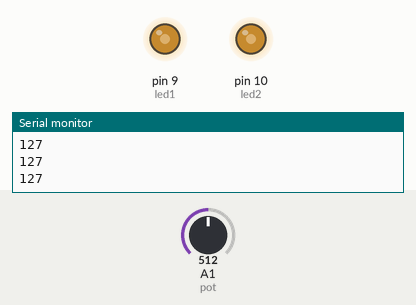
Simulated run of this sketch. Board: Arduino Uno, built with avr-gcc and run on an emulated ATmega328P. Shown: output pins drawn as LEDs (lit = HIGH), the last lines printed to the serial monitor. The test bench sets the inputs (shaded band); at power-on: A1 (pot) = 512.

Above: at 1.2 s.
1.3 s: A1 (pot) set to 716
At 1.9 s:
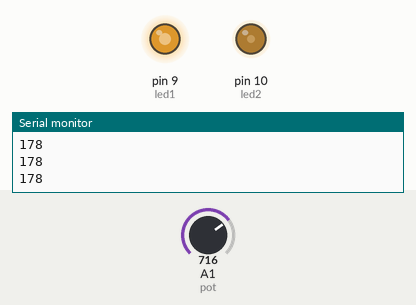
2.9 s: A1 (pot) set to 900
At 4.2 s:
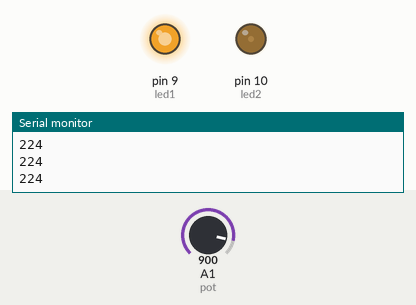
4.5 s: A1 (pot) set to 1023
At 5.7 s:
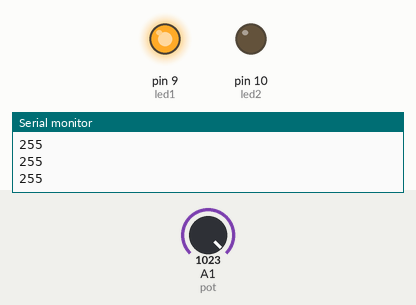
6.1 s: A1 (pot) set to 306
At 7.0 s:
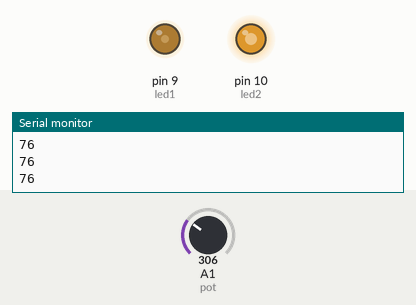
7.7 s: A1 (pot) set to 122
At 8.3 s:
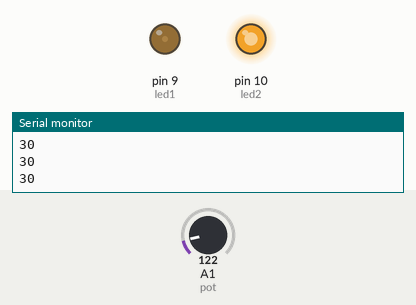
9.3 s: A1 (pot) set to 511
At 10.8 s:
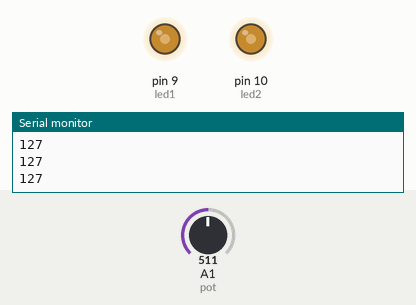
Timing chart, 0 to 11.9 s (numbered marks = the images above; inputs shaded):
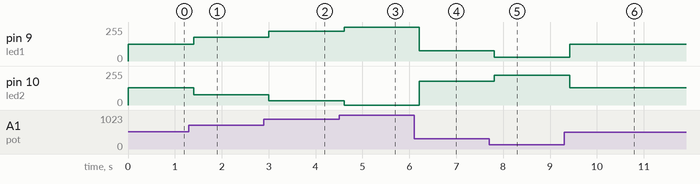

Measured:
- after the input at 1.3 s, pin 9 (led1): 127/255 → 178/255 after 0.10 s; pin 10 (led2): 128/255 → 77/255 after 0.10 s
- after the input at 2.9 s, pin 9 (led1): 178/255 → 224/255 after 0.11 s; pin 10 (led2): 77/255 → 31/255 after 0.11 s
- after the input at 4.5 s, pin 9 (led1): 224/255 → 255/255 after 0.11 s; pin 10 (led2): 31/255 → 0/255 after 0.11 s
- after the input at 6.1 s, pin 9 (led1): 255/255 → 76/255 after 0.11 s; pin 10 (led2): 0/255 → 179/255 after 0.11 s
- after the input at 7.7 s, pin 9 (led1): 76/255 → 30/255 after 0.11 s; pin 10 (led2): 179/255 → 225/255 after 0.11 s
- after the input at 9.3 s, pin 9 (led1): 30/255 → 127/255 after 0.12 s; pin 10 (led2): 225/255 → 128/255 after 0.12 s

The sketch:

ledONledOFFpot.ino
```cpp
int pot = A1;
int led1 = 9;
int led2 = 10;

void setup() {
  pinMode(led1, OUTPUT);
  pinMode(led2, OUTPUT);
  Serial.begin(9600);
}

void loop() {

  int val = analogRead(pot);
  int val1 = map(val,0,1023,0,255);

  if(val1 > 127){
    analogWrite(led1,val1);
    analogWrite(led2,255-val1);
  }
  else{
    analogWrite(led1,val1);
    analogWrite(led2,255-val1);
  }

  Serial.println(val1);
  delay(200);
}
```
